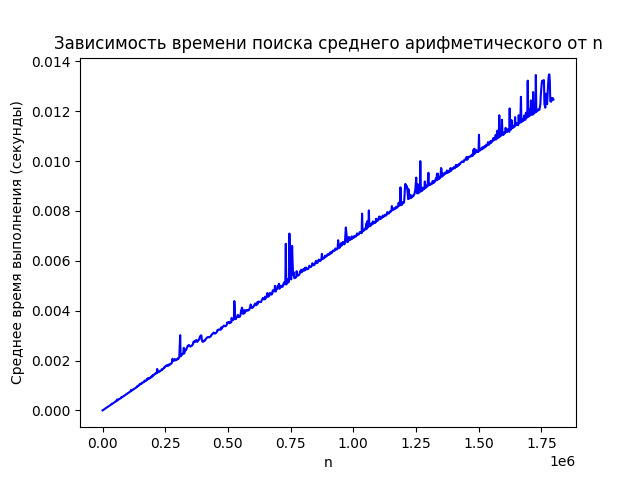

The Python source for this figure:
import random
import typing
import timeit
import functools
import matplotlib.pyplot as plt
import numpy as np

def timing_decorator(ndigits: int, number: int, setup: str) -> typing.Callable:
    def decorator(func: typing.Callable) -> typing.Callable:
        @functools.wraps(func)
        def wrapper(*args, **kwargs) -> float:
            usage_time = timeit.timeit(
                lambda: func(*args, **kwargs),
                setup=setup,
                number=number,
            )
            return round(usage_time / number, ndigits)

        return wrapper

    return decorator
max_n = 1800001
max_vector = [random.randint(1, 100) for _ in range(max_n)]

ndigits = 6
number_of_runs = 5

n_values = list(range(1, max_n, 1800))
average_times = []


@timing_decorator(ndigits, number_of_runs,"import numpy as np")
def calculate_average(vector):
    return sum(vector) / len(vector)


for n in n_values:
    print(n)

    average_time = calculate_average(max_vector[:n])
    average_times.append(average_time)

plt.plot(n_values, average_times, linestyle='-', color='b')
plt.title('Зависимость времени поиска среднего арифметического от n')
plt.xlabel('n')
plt.ylabel('Среднее время выполнения (секунды)')

plt.savefig('1.7.png')